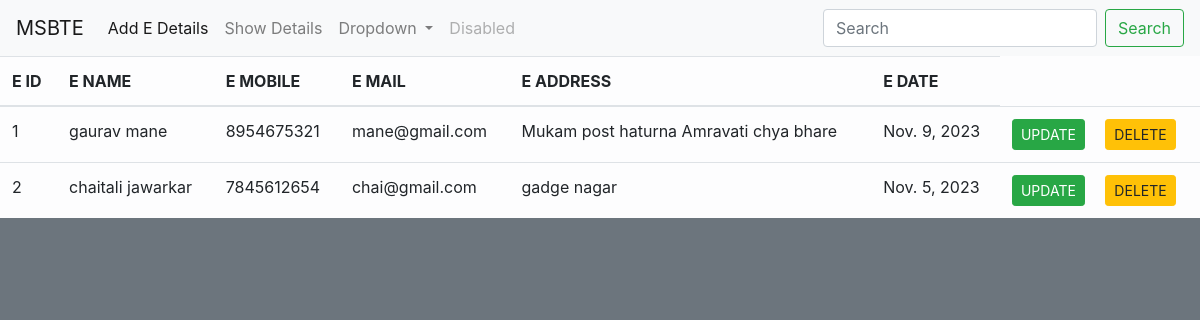
The page /a1/sv/ on the database its author committed.
### CRUD_APP/models.py (models this page shows)
class Order(models.Model):
    eid = models.IntegerField()
    ename = models.CharField(max_length=50)
    emobile = models.CharField(max_length=12)
    email = models.EmailField()
    eaddress = models.CharField(max_length=200)
    edate = models.DateField()

### CRUD_APP/views.py (the view)
# urls.py: path('sv/',views.show_view,name='show_urls'),
def show_view(request):
    obj = Order.objects.all()
    template_name = 'CRUD_APP/show.html'
    context = {'data':obj}
    return render(request,template_name,context)

### templates/CRUD_APP/show.html (shortened to what this page needs)
{% extends 'layout.html'%}
{% block content %}
<table class='table table-light'>
    <thead>
        <tr>
            <th> E ID </th>
            <th> E NAME </th>
            <th> E MOBILE </th>
            <th> E MAIL </th>
            <th> E ADDRESS </th>
            <th> E DATE </th>
        </tr>
        <tbody>
            {% for obj in data %}
            <tr>
                <td>{{obj.eid}}</td>
                <td>{{obj.ename}}</td>
                <td>{{obj.emobile}}</td>
                <td>{{obj.email}}</td>
                <td>{{obj.eaddress}}</td>
                <td>{{obj.edate}}</td>
                <td>
                    <a href="{% url 'update_url' obj.eid %}"><button class='btn btn-success btn-sm mr-3'>UPDATE</button></a>
                    <a href="{% url 'delete_url' obj.eid %}"><button class='btn btn-warning btn-sm'>DELETE</button></a>
                </td>
            </tr>
            {% endfor %}
        </tbody>
    </thead>
</table>
{%endblock%}

### templates/layout.html (shortened to what this page needs)
<!DOCTYPE html>
<html lang="en">
<head>
  <link rel="stylesheet" href="https://cdn.jsdelivr.net/npm/bootstrap@4.0.0/dist/css/bootstrap.min.css">
</head>
<body class="bg bg-secondary">
    <nav class="navbar navbar-expand-lg navbar-light bg-light">
        <a class="navbar-brand" href="#">MSBTE</a>
        <div class="collapse navbar-collapse" id="navbarSupportedContent">
          <ul class="navbar-nav mr-auto">
            <li class="nav-item active">
              <a class="nav-link" href="{% url 'add_urls'%}">Add E Details </a>
            </li>
            <li class="nav-item">
              <a class="nav-link" href="{% url 'show_urls'%}">Show Details</a>
            </li>
            <li class="nav-item dropdown">
              <a class="nav-link dropdown-toggle" href="#" id="navbarDropdown" role="button" data-toggle="dropdown" aria-haspopup="true" aria-expanded="false">
                Dropdown
              </a>
            </li>
            <li class="nav-item">
              <a class="nav-link disabled" href="#">Disabled</a>
            </li>
          </ul>
          <form class="form-inline my-2 my-lg-0">
            <input class="form-control mr-sm-2" type="search" placeholder="Search" aria-label="Search">
            <button class="btn btn-outline-success my-2 my-sm-0" type="submit">Search</button>
          </form>
        </div>
      </nav>
    {% block content %}
    {% endblock %}
  </body>
</html>

### rows shown on the page
Order: eid "1", ename "gaurav mane", emobile "8954675321", email "mane@gmail.com", eaddress "Mukam post haturna Amravati chya bhare", edate "Nov. 9, 2023"
Order: eid "2", ename "chaitali jawarkar", emobile "7845612654", email "chai@gmail.com", eaddress "gadge nagar", edate "Nov. 5, 2023"
